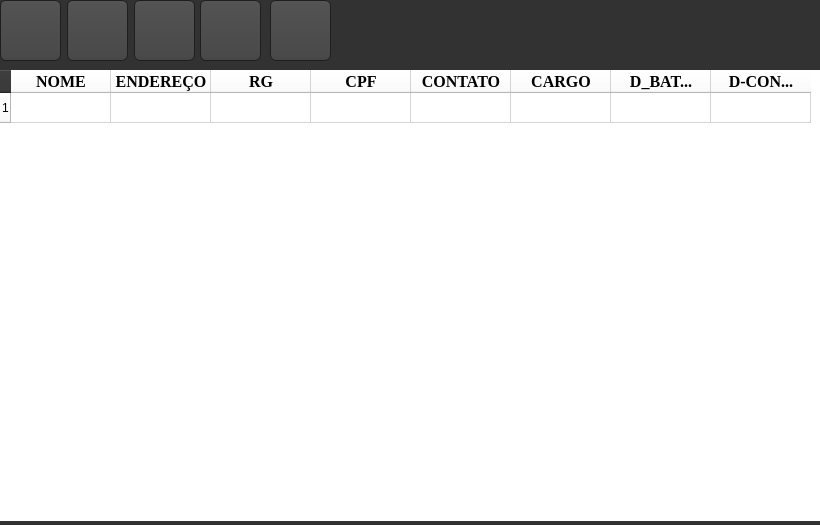
<?xml version="1.0" encoding="UTF-8"?>
<ui version="4.0">
 <class>MainWindow</class>
 <widget class="QMainWindow" name="MainWindow">
  <property name="geometry">
   <rect>
    <x>0</x>
    <y>0</y>
    <width>820</width>
    <height>525</height>
   </rect>
  </property>
  <property name="font">
   <font>
    <family>Times New Roman</family>
    <pointsize>14</pointsize>
   </font>
  </property>
  <property name="windowTitle">
   <string>BANCO DE DADOS IADENIP</string>
  </property>
  <property name="windowIcon">
   <iconset>
    <normalon>2.png</normalon>
    <disabledoff>2.png</disabledoff>
   </iconset>
  </property>
  <property name="windowOpacity">
   <double>1.000000000000000</double>
  </property>
  <property name="styleSheet">
   <string notr="true">  background-color: #323232;</string>
  </property>
  <widget class="QWidget" name="centralwidget">
   <widget class="QTableWidget" name="tableWidget">
    <property name="geometry">
     <rect>
      <x>0</x>
      <y>70</y>
      <width>821</width>
      <height>451</height>
     </rect>
    </property>
    <property name="sizePolicy">
     <sizepolicy hsizetype="Fixed" vsizetype="Fixed">
      <horstretch>0</horstretch>
      <verstretch>0</verstretch>
     </sizepolicy>
    </property>
    <property name="font">
     <font>
      <family>Arial</family>
      <pointsize>12</pointsize>
     </font>
    </property>
    <property name="contextMenuPolicy">
     <enum>Qt::DefaultContextMenu</enum>
    </property>
    <property name="styleSheet">
     <string notr="true">background-color: rgb(255, 255, 255);
color: rgb(0, 0, 0);</string>
    </property>
    <property name="frameShape">
     <enum>QFrame::NoFrame</enum>
    </property>
    <property name="editTriggers">
     <set>QAbstractItemView::NoEditTriggers</set>
    </property>
    <property name="rowCount">
     <number>1</number>
    </property>
    <row/>
    <column>
     <property name="text">
      <string>NOME</string>
     </property>
     <property name="font">
      <font>
       <family>Times New Roman</family>
       <pointsize>12</pointsize>
       <weight>75</weight>
       <bold>true</bold>
      </font>
     </property>
    </column>
    <column>
     <property name="text">
      <string>ENDEREÇO</string>
     </property>
     <property name="font">
      <font>
       <family>Times New Roman</family>
       <pointsize>12</pointsize>
       <weight>75</weight>
       <bold>true</bold>
      </font>
     </property>
    </column>
    <column>
     <property name="text">
      <string>RG</string>
     </property>
     <property name="font">
      <font>
       <family>Times New Roman</family>
       <pointsize>12</pointsize>
       <weight>75</weight>
       <bold>true</bold>
      </font>
     </property>
    </column>
    <column>
     <property name="text">
      <string>CPF</string>
     </property>
     <property name="font">
      <font>
       <family>Times New Roman</family>
       <pointsize>12</pointsize>
       <weight>75</weight>
       <bold>true</bold>
      </font>
     </property>
    </column>
    <column>
     <property name="text">
      <string>CONTATO</string>
     </property>
     <property name="font">
      <font>
       <family>Times New Roman</family>
       <pointsize>12</pointsize>
       <weight>75</weight>
       <bold>true</bold>
      </font>
     </property>
    </column>
    <column>
     <property name="text">
      <string>CARGO</string>
     </property>
     <property name="font">
      <font>
       <family>Times New Roman</family>
       <pointsize>12</pointsize>
       <weight>75</weight>
       <bold>true</bold>
      </font>
     </property>
    </column>
    <column>
     <property name="text">
      <string>D_BAT...</string>
     </property>
     <property name="font">
      <font>
       <family>Times New Roman</family>
       <pointsize>12</pointsize>
       <weight>75</weight>
       <bold>true</bold>
      </font>
     </property>
    </column>
    <column>
     <property name="text">
      <string>D-CON...</string>
     </property>
     <property name="font">
      <font>
       <family>Times New Roman</family>
       <pointsize>12</pointsize>
       <weight>75</weight>
       <bold>true</bold>
      </font>
     </property>
    </column>
    <item row="0" column="1">
     <property name="text">
      <string/>
     </property>
     <property name="font">
      <font>
       <family>Yu Gothic UI Semibold</family>
       <pointsize>10</pointsize>
       <weight>75</weight>
       <bold>true</bold>
      </font>
     </property>
    </item>
    <item row="0" column="2">
     <property name="text">
      <string/>
     </property>
     <property name="font">
      <font>
       <family>Nirmala UI Semilight</family>
       <pointsize>8</pointsize>
       <weight>50</weight>
       <bold>false</bold>
      </font>
     </property>
    </item>
   </widget>
   <widget class="QPushButton" name="btn_pesquisa">
    <property name="geometry">
     <rect>
      <x>270</x>
      <y>0</y>
      <width>61</width>
      <height>61</height>
     </rect>
    </property>
    <property name="cursor">
     <cursorShape>PointingHandCursor</cursorShape>
    </property>
    <property name="styleSheet">
     <string notr="true">QPushButton
{
    color: #b1b1b1;
    background-color: QLinearGradient( x1: 0, y1: 0, x2: 0, y2: 1, stop: 0 #565656, stop: 0.1 #525252, stop: 0.5 #4e4e4e, stop: 0.9 #4a4a4a, stop: 1 #464646);
    border-width: 1px;
    border-color: #1e1e1e;
    border-style: solid;
    border-radius: 6;
    padding: 3px;
    font-size: 8px;
    padding-left: 3px;
    padding-right: 3px;
    min-width: 20px;
}

QPushButton:pressed
{
    background-color: QLinearGradient( x1: 0, y1: 0, x2: 0, y2: 1, stop: 0 #2d2d2d, stop: 0.1 #2b2b2b, stop: 0.5 #292929, stop: 0.9 #282828, stop: 1 #252525);
}</string>
    </property>
    <property name="text">
     <string/>
    </property>
    <property name="icon">
     <iconset>
      <normaloff>icons/find_user_filled_50px.png</normaloff>
      <activeon>icons/find_user_filled_50px2.png</activeon>icons/find_user_filled_50px.png</iconset>
    </property>
    <property name="iconSize">
     <size>
      <width>30</width>
      <height>50</height>
     </size>
    </property>
    <property name="checkable">
     <bool>true</bool>
    </property>
    <property name="autoExclusive">
     <bool>true</bool>
    </property>
   </widget>
   <widget class="QPushButton" name="btn_cadastra">
    <property name="geometry">
     <rect>
      <x>67</x>
      <y>0</y>
      <width>61</width>
      <height>61</height>
     </rect>
    </property>
    <property name="maximumSize">
     <size>
      <width>16777202</width>
      <height>16777215</height>
     </size>
    </property>
    <property name="cursor">
     <cursorShape>PointingHandCursor</cursorShape>
    </property>
    <property name="styleSheet">
     <string notr="true">QPushButton
{
    color: #b1b1b1;
    background-color: QLinearGradient( x1: 0, y1: 0, x2: 0, y2: 1, stop: 0 #565656, stop: 0.1 #525252, stop: 0.5 #4e4e4e, stop: 0.9 #4a4a4a, stop: 1 #464646);
    border-width: 1px;
    border-color: #1e1e1e;
    border-style: solid;
    border-radius: 6;
    padding: 3px;
    font-size: 8px;
    padding-left: 3px;
    padding-right: 3px;
    min-width: 20px;
}

QPushButton:pressed
{
    background-color: QLinearGradient( x1: 0, y1: 0, x2: 0, y2: 1, stop: 0 #2d2d2d, stop: 0.1 #2b2b2b, stop: 0.5 #292929, stop: 0.9 #282828, stop: 1 #252525);
}</string>
    </property>
    <property name="text">
     <string/>
    </property>
    <property name="icon">
     <iconset>
      <normaloff>icons/add_user_male_30px2.png</normaloff>
      <activeon>icons/add_user_male_30px.png</activeon>icons/add_user_male_30px2.png</iconset>
    </property>
    <property name="iconSize">
     <size>
      <width>30</width>
      <height>50</height>
     </size>
    </property>
    <property name="checkable">
     <bool>true</bool>
    </property>
    <property name="autoExclusive">
     <bool>true</bool>
    </property>
   </widget>
   <widget class="QPushButton" name="btn_reload">
    <property name="geometry">
     <rect>
      <x>0</x>
      <y>0</y>
      <width>61</width>
      <height>61</height>
     </rect>
    </property>
    <property name="cursor">
     <cursorShape>PointingHandCursor</cursorShape>
    </property>
    <property name="styleSheet">
     <string notr="true">QPushButton
{
    color: #b1b1b1;
    background-color: QLinearGradient( x1: 0, y1: 0, x2: 0, y2: 1, stop: 0 #565656, stop: 0.1 #525252, stop: 0.5 #4e4e4e, stop: 0.9 #4a4a4a, stop: 1 #464646);
    border-width: 1px;
    border-color: #1e1e1e;
    border-style: solid;
    border-radius: 6;
    padding: 3px;
    font-size: 8px;
    padding-left: 3px;
    padding-right: 3px;
    min-width: 20px;
}

QPushButton:pressed
{
    background-color: QLinearGradient( x1: 0, y1: 0, x2: 0, y2: 1, stop: 0 #2d2d2d, stop: 0.1 #2b2b2b, stop: 0.5 #292929, stop: 0.9 #282828, stop: 1 #252525);
}</string>
    </property>
    <property name="text">
     <string/>
    </property>
    <property name="icon">
     <iconset>
      <normaloff>icons/refresh_32px2.png</normaloff>
      <activeon>icons/refresh_32px.png</activeon>icons/refresh_32px2.png</iconset>
    </property>
    <property name="iconSize">
     <size>
      <width>45</width>
      <height>45</height>
     </size>
    </property>
    <property name="checkable">
     <bool>true</bool>
    </property>
    <property name="autoRepeat">
     <bool>false</bool>
    </property>
    <property name="autoExclusive">
     <bool>true</bool>
    </property>
   </widget>
   <widget class="QPushButton" name="btn_excluir">
    <property name="geometry">
     <rect>
      <x>200</x>
      <y>0</y>
      <width>61</width>
      <height>61</height>
     </rect>
    </property>
    <property name="cursor">
     <cursorShape>PointingHandCursor</cursorShape>
    </property>
    <property name="styleSheet">
     <string notr="true">QPushButton
{
    color: #b1b1b1;
    background-color: QLinearGradient( x1: 0, y1: 0, x2: 0, y2: 1, stop: 0 #565656, stop: 0.1 #525252, stop: 0.5 #4e4e4e, stop: 0.9 #4a4a4a, stop: 1 #464646);
    border-width: 1px;
    border-color: #1e1e1e;
    border-style: solid;
    border-radius: 6;
    padding: 3px;
    font-size: 8px;
    padding-left: 3px;
    padding-right: 3px;
    min-width: 20px;
}

QPushButton:pressed
{
    background-color: QLinearGradient( x1: 0, y1: 0, x2: 0, y2: 1, stop: 0 #2d2d2d, stop: 0.1 #2b2b2b, stop: 0.5 #292929, stop: 0.9 #282828, stop: 1 #252525);
}</string>
    </property>
    <property name="text">
     <string/>
    </property>
    <property name="icon">
     <iconset>
      <normaloff>icons/delete_user_male_filled_50px.png</normaloff>
      <activeon>icons/delete_user_male_filled_50px2.png</activeon>icons/delete_user_male_filled_50px.png</iconset>
    </property>
    <property name="iconSize">
     <size>
      <width>31</width>
      <height>50</height>
     </size>
    </property>
    <property name="checkable">
     <bool>true</bool>
    </property>
    <property name="autoExclusive">
     <bool>true</bool>
    </property>
   </widget>
   <widget class="QPushButton" name="btn_editar">
    <property name="geometry">
     <rect>
      <x>134</x>
      <y>0</y>
      <width>61</width>
      <height>61</height>
     </rect>
    </property>
    <property name="cursor">
     <cursorShape>PointingHandCursor</cursorShape>
    </property>
    <property name="styleSheet">
     <string notr="true">QPushButton
{
    color: #b1b1b1;
    background-color: QLinearGradient( x1: 0, y1: 0, x2: 0, y2: 1, stop: 0 #565656, stop: 0.1 #525252, stop: 0.5 #4e4e4e, stop: 0.9 #4a4a4a, stop: 1 #464646);
    border-width: 1px;
    border-color: #1e1e1e;
    border-style: solid;
    border-radius: 6;
    padding: 3px;
    font-size: 8px;
    padding-left: 3px;
    padding-right: 3px;
    min-width: 20px;
}

QPushButton:pressed
{
    background-color: QLinearGradient( x1: 0, y1: 0, x2: 0, y2: 1, stop: 0 #2d2d2d, stop: 0.1 #2b2b2b, stop: 0.5 #292929, stop: 0.9 #282828, stop: 1 #252525);
}</string>
    </property>
    <property name="text">
     <string/>
    </property>
    <property name="icon">
     <iconset>
      <normaloff>icons/edit_user_male_30px.png</normaloff>
      <activeon>icons/edit_user_male_30pxy.png</activeon>icons/edit_user_male_30px.png</iconset>
    </property>
    <property name="iconSize">
     <size>
      <width>56</width>
      <height>62</height>
     </size>
    </property>
    <property name="checkable">
     <bool>true</bool>
    </property>
    <property name="autoExclusive">
     <bool>true</bool>
    </property>
   </widget>
   <widget class="QLabel" name="label">
    <property name="geometry">
     <rect>
      <x>730</x>
      <y>0</y>
      <width>81</width>
      <height>61</height>
     </rect>
    </property>
    <property name="text">
     <string/>
    </property>
    <property name="pixmap">
     <pixmap>logo.png</pixmap>
    </property>
    <property name="scaledContents">
     <bool>true</bool>
    </property>
   </widget>
  </widget>
 </widget>
 <resources/>
 <connections/>
</ui>
